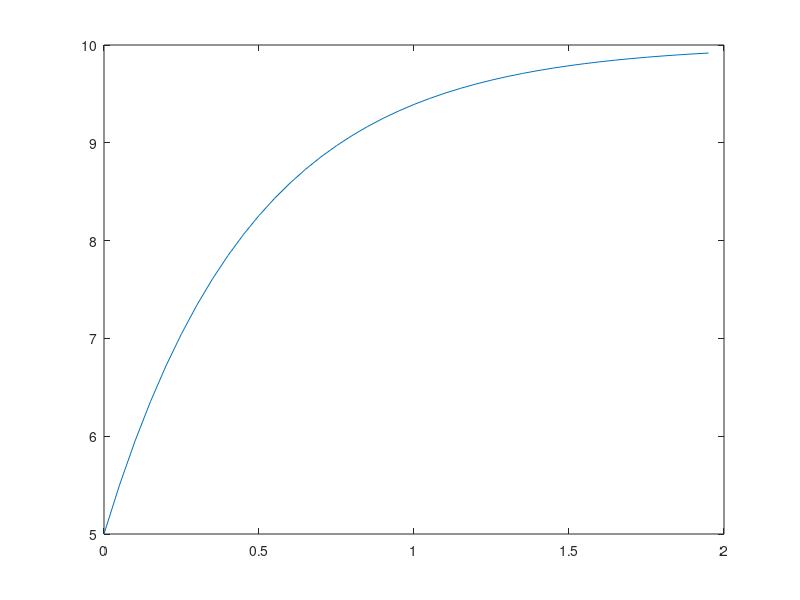

Write MATLAB code to recreate this figure.
a = 20 ;
b = 2 ;
c = 5 ; 
%parameters

dt = 0.05;
t_end = 2;
x = c ;
t = 0;
iterations = round(t_end/dt) ;
xall = zeros(iterations, 1) ;

for i = 1:iterations 
	xall(i) = x ;
	dxdt = a - b * x ; %compute derivative
	x = x + dxdt * dt ; %update state variable and multiple derivative by time step at same time
end 

time = dt*(0:iterations-1)' ; %multiply timestep by number of computations to get time for plot
figure
plot(time, xall) %plot time vs. state variables
